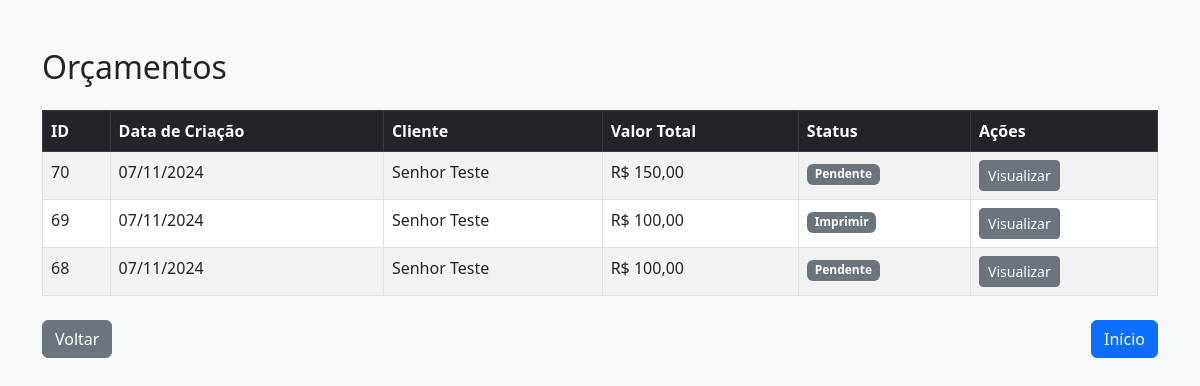
The page /orcamentos/listarOrcamento.php (signed in) on the database its author committed.
### tables this page shows
CREATE TABLE `orcamentos` (
  `id` int(11) NOT NULL,
  `numero_orcamento` varchar(20) NOT NULL,
  `data` date DEFAULT NULL,
  `validade` int(11) NOT NULL,
  `prazo_entrega` varchar(100) DEFAULT NULL,
  `id_cliente` int(11) DEFAULT NULL,
  `valor_total` decimal(10,2) DEFAULT NULL,
  `data_criacao` datetime DEFAULT CURRENT_TIMESTAMP,
  `status` enum('pendente','liberado','cancelado','finalizado','imprimir') NOT NULL DEFAULT 'pendente',
  `forma_pagamento` varchar(50) DEFAULT NULL
);

CREATE TABLE `clientes` (
  `id` int(11) NOT NULL,
  `nome` varchar(100) NOT NULL,
  `endereco` varchar(255) DEFAULT NULL,
  `contato` varchar(50) DEFAULT NULL,
  `cpf_cnpj` varchar(20) DEFAULT NULL,
  `email` varchar(100) DEFAULT NULL,
  `telefone` varchar(20) DEFAULT NULL
);

### orcamentos/listarOrcamento.php (the view, shortened to what this page needs)
<?php
include '../db.php';
include '../funcoes.php';
$sqlOrcamentos = "SELECT o.id, o.data_criacao, o.valor_total, o.status, c.nome AS cliente_nome
                  FROM orcamentos o
                  JOIN clientes c ON o.id_cliente = c.id
                  WHERE o.status != 'liberado'
                  ORDER BY o.data_criacao DESC";
$stmtOrcamentos = $pdo->prepare($sqlOrcamentos);
$stmtOrcamentos->execute();
$orcamentos = $stmtOrcamentos->fetchAll(PDO::FETCH_ASSOC);
?>
<!DOCTYPE html>
<html lang="pt-BR">
<head>
    <link href="https://cdn.jsdelivr.net/npm/bootstrap@5.3.0/dist/css/bootstrap.min.css" rel="stylesheet">
</head>
<body class="bg-light">
    <div class="container mt-5">
        <h2 class="mb-4">Orçamentos</h2>
        <table class="table table-striped table-bordered">
            <thead class="table-dark">
                <tr>
                    <th>ID</th>
                    <th>Data de Criação</th>
                    <th>Cliente</th>
                    <th>Valor Total</th>
                    <th>Status</th>
                    <th>Ações</th>
                </tr>
            </thead>
            <tbody>
                <?php foreach ($orcamentos as $orcamento): ?>
                    <tr>
                        <td><?= htmlspecialchars($orcamento['id']) ?></td>
                        <td><?= date('d/m/Y', strtotime($orcamento['data_criacao'])) ?></td>
                        <td><?= htmlspecialchars($orcamento['cliente_nome']) ?></td>
                        <td>R$ <?= number_format($orcamento['valor_total'], 2, ',', '.') ?></td>
                        <td>
                            <span class="badge <?= $orcamento['status'] == 'aberto' ? 'bg-primary' : 'bg-secondary' ?>">
                                <?= ucfirst($orcamento['status']) ?>
                            </span>
                        </td>
                        <td>
                            <?php if ($orcamento['status'] == 'aberto'): ?>
                                <a href="visualizarOrcamento.php?id=<?= $orcamento['id'] ?>" class="btn btn-info btn-sm">Opções do orçamento</a>
                                <a href="editarOrcamento.php?id=<?= $orcamento['id'] ?>" class="btn btn-warning btn-sm">Editar</a>
                                <a href="finalizarOrcamento.php?id=<?= $orcamento['id'] ?>" class="btn btn-success btn-sm">Tranformar em pedido</a>
                                <a href="excluirOrcamento.php?id=<?= $orcamento['id'] ?>" class="btn btn-danger btn-sm" onclick="return confirm('Tem certeza que deseja excluir este orçamento?')">Excluir</a>
                            <?php else: ?>
                                <a href="visualizarOrcamento.php?id=<?= $orcamento['id'] ?>" class="btn btn-secondary btn-sm">Visualizar</a>
                            <?php endif; ?>
                        </td>
                    </tr>
                <?php endforeach; ?>
            </tbody>
        </table>
        <?php exibirBotoesNavegacao(); ?>
    </div>
</body>
</html>

### funcoes.php
<?php
function exibirBotoesNavegacao() {
    echo '
    <div class="d-flex justify-content-between my-4">
        <button onclick="window.history.back()" class="btn btn-secondary">Voltar</button>
        <a href="/index.php" class="btn btn-primary">Início</a>
    </div>';
}
?>

### rows shown on the page
orcamentos: id "70", data_criacao "07/11/2024", id_cliente.nome "Senhor Teste", valor_total "150,00", status "Pendente"
orcamentos: id "69", data_criacao "07/11/2024", id_cliente.nome "Senhor Teste", valor_total "100,00", status "Imprimir"
orcamentos: id "68", data_criacao "07/11/2024", id_cliente.nome "Senhor Teste", valor_total "100,00", status "Pendente"
